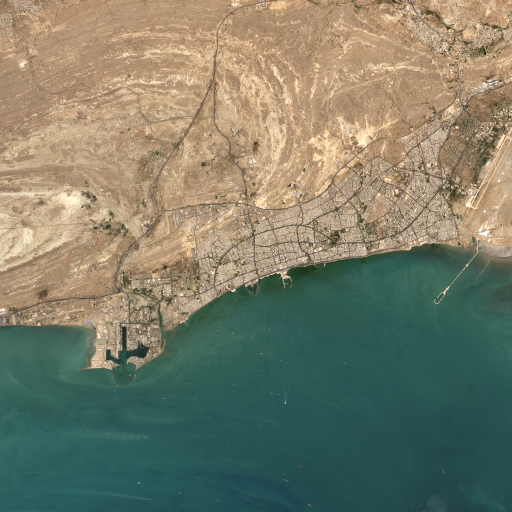
#> input picture docs/data/satellite/sentinel2/latest.png, 1024 x 1024 px (shown at 1/2 size)
$ python -i update_sentinel2.py   (imports and definitions only)
#> lines starting #> are read from the running program, lines starting #| are printed output that depends on the picture
#> further down, picture is the input picture: shape (1024, 1024, 3); mean B, G, R 105.4, 125.4, 122.6
#!/usr/bin/env python3
"""Build a two-date Sentinel-2 before/after record for the ME Security Monitor.

The script:
- accepts a location and coordinate-based area of interest;
- finds the nearest suitable Sentinel-2 L2A scene around an "after" date;
- finds a comparison scene a configurable number of days earlier;
- downloads true-colour PNGs for both scenes;
- preserves the current single-image dashboard contract through top-level image_url;
- performs cautious visual change detection on the generated RGB PNG pair;
- writes a red-overlay change map and a structured change_detection result;
- writes a richer before/after archive record for the comparison UI.

Required environment variables:
    SENTINELHUB_CLIENT_ID
    SENTINELHUB_CLIENT_SECRET

Optional environment variables:
    FIRMS_KEY

Required Python packages:
    numpy
    opencv-python-headless
    scikit-image
"""

from __future__ import annotations

import argparse
import csv
import json
import math
import os
import re
import sys
import urllib.error
import urllib.parse
import urllib.request
from datetime import date, datetime, time, timedelta, timezone
from pathlib import Path
from typing import Any

try:
    import cv2
    import numpy as np
    from skimage.metrics import structural_similarity
except ImportError as dependency_error:  # pragma: no cover - checked at runtime
    cv2 = None
    np = None
    structural_similarity = None
    IMAGE_PROCESSING_IMPORT_ERROR = dependency_error
else:
    IMAGE_PROCESSING_IMPORT_ERROR = None


ROOT_DIR = Path(__file__).resolve().parents[1]
DOCS_DIR = ROOT_DIR / "docs"
SATELLITE_DIR = DOCS_DIR / "data" / "satellite"
SENTINEL2_DIR = SATELLITE_DIR / "sentinel2"
SENTINEL2_HISTORY_DIR = SENTINEL2_DIR / "history"

METADATA_PATH = SATELLITE_DIR / "satellite-metadata.json"
LATEST_IMAGE_PATH = SENTINEL2_DIR / "latest.png"
LATEST_JSON_PATH = SENTINEL2_DIR / "latest.json"
INDEX_JSON_PATH = SENTINEL2_DIR / "index.json"
ARCHIVE_INDEX_PATH = SATELLITE_DIR / "archive-index.json"

# Scalable satellite data layout. The legacy archive remains available during
# migration so the current frontend keeps working.
LOCATIONS_INDEX_PATH = SATELLITE_DIR / "locations.json"
LOCATIONS_DIR = SATELLITE_DIR / "locations"

# IranStrike normalizer writes this file in the repository root/data folder.
IRANSTRIKE_DATA_PATH = ROOT_DIR / "data" / "iranstrike.json"

TOKEN_URL = (
    "https://identity.dataspace.copernicus.eu/auth/realms/CDSE/"
    "protocol/openid-connect/token"
)
PROCESS_API_URL = "https://sh.dataspace.copernicus.eu/api/v1/process"
CATALOG_API_URL = "https://sh.dataspace.copernicus.eu/catalog/v1/search"

WORKFLOW_VERSION = "4.0.1"
PROVIDER_NAME = "Sentinel Hub / Copernicus Data Space Ecosystem"
PRODUCT_NAME = "Sentinel-2 L2A True Color"
CHANGE_ENGINE_NAME = "ME Satellite Visual Change Detector"
CHANGE_ENGINE_VERSION = "2.0.0"
DATA_SCHEMA_VERSION = "2.0.0"

FIRMS_AREA_API_BASE = (
    "https://firms.modaps.eosdis.nasa.gov/api/area/csv"
)
FIRMS_SOURCES = (
    "VIIRS_SNPP_NRT",
    "VIIRS_NOAA20_NRT",
    "VIIRS_NOAA21_NRT",
)
FIRMS_DAY_RANGE = 5
FIRMS_NEARBY_DISTANCE_KM = 10.0

IRANSTRIKE_NEARBY_DISTANCE_KM = 10.0
THUMBNAIL_SIZE = 420
THUMBNAIL_WEBP_QUALITY = 78
LOCATION_INDEX_RECORD_LIMIT = 50

EVALSCRIPT_TRUE_COLOR = """
//VERSION=3
function setup() {
  return {
    input: ["B04", "B03", "B02", "dataMask"],
    output: { bands: 4 }
  };
}

function evaluatePixel(sample) {
  return [
    2.5 * sample.B04,
    2.5 * sample.B03,
    2.5 * sample.B02,
    sample.dataMask
  ];
}
"""


def utc_now() -> datetime:
    return datetime.now(timezone.utc).replace(microsecond=0)


def utc_now_iso() -> str:
    return utc_now().isoformat().replace("+00:00", "Z")


# [5 lines left out: function ensure_dirs, not called in this run]


def safe_coord(value: float) -> float:
    return round(float(value), 6)


# [30 lines left out: functions slugify, bbox_from_center, parse_iso_date, not called in this run]


def iso_z(value: datetime) -> str:
    return value.astimezone(timezone.utc).isoformat().replace("+00:00", "Z")


def day_start(value: date) -> datetime:
    return datetime.combine(value, time.min, tzinfo=timezone.utc)


def day_end(value: date) -> datetime:
    return datetime.combine(value, time.max, tzinfo=timezone.utc)


# [286 lines left out: functions get_env_secret, request_json, http_post_form, http_post_catalog_json, http_post_json_for_png, get_access_token and 8 more, not called in this run]


def docs_relative_url(path: Path) -> str:
    return path.relative_to(DOCS_DIR).as_posix()


# [217 lines left out: functions normalize_image_url, normalize_existing_record, save_comparison_images, require_image_processing_dependencies, load_png_bgra, write_webp_thumbnail and 2 more, not called in this run]


def apply_clahe_to_bgr(image: Any) -> Any:
    lab = cv2.cvtColor(image, cv2.COLOR_BGR2LAB)
#> lab: shape (1024, 1024, 3); mean of channels 0, 1, 2 132.1, 124.2, 138.8
    lightness, a_channel, b_channel = cv2.split(lab)
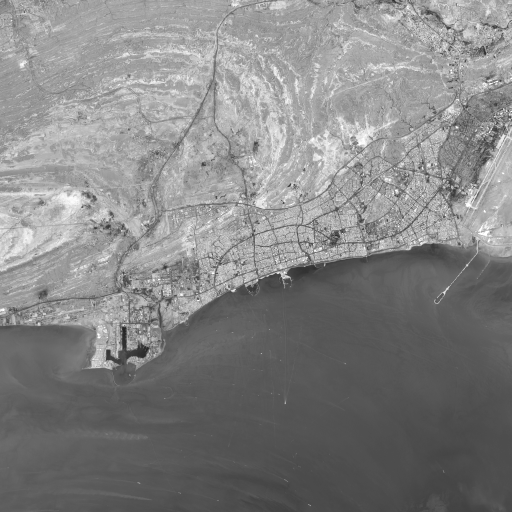
#> lightness: shape (1024, 1024) (shown at 1/2 size); min 35, max 255, mean 132.1
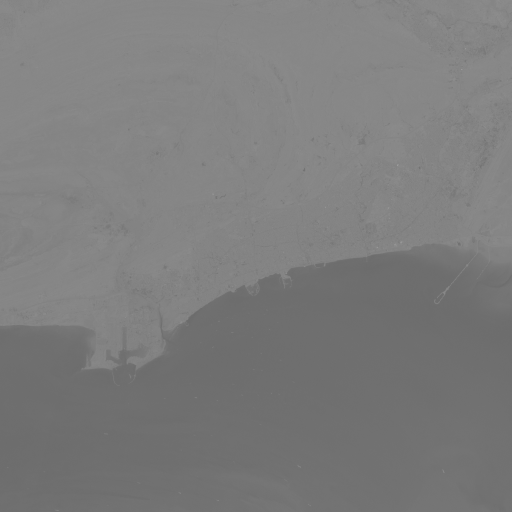
#> a_channel: shape (1024, 1024) (shown at 1/2 size); min 107, max 173, mean 124.2
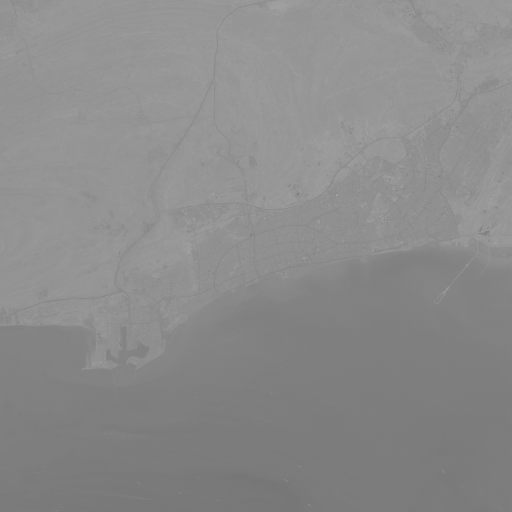
#> b_channel: shape (1024, 1024) (shown at 1/2 size); min 103, max 179, mean 138.8
    clahe = cv2.createCLAHE(clipLimit=2.0, tileGridSize=(8, 8))
    lightness = clahe.apply(lightness)
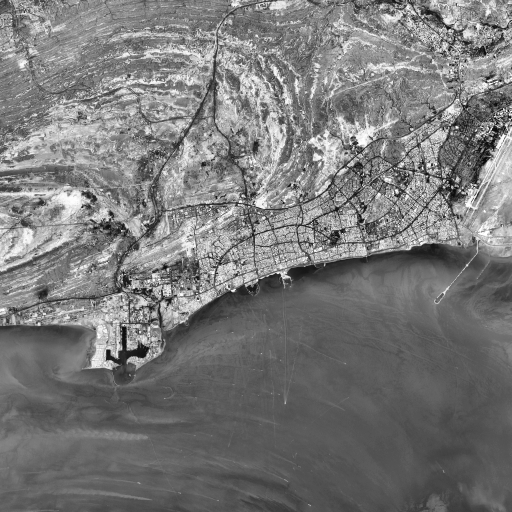
#> lightness: shape (1024, 1024) (shown at 1/2 size); min 5, max 255, mean 120.8
    return cv2.cvtColor(
        cv2.merge((lightness, a_channel, b_channel)),
        cv2.COLOR_LAB2BGR,
    )
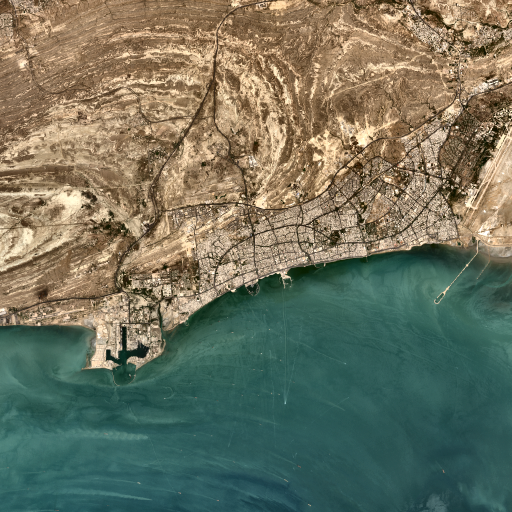
#> returned value: shape (1024, 1024, 3) (shown at 1/2 size); mean B, G, R 95.1, 114.7, 110.9


# [1531 lines left out: functions classify_change_level, classify_comparability, build_change_assessment, parse_optional_float, haversine_distance_km, normalize_firms_confidence and 22 more, not called in this run]


def write_latest_json(record: dict[str, Any]) -> None:
    write_json_atomic(LATEST_JSON_PATH, record)


# [320 lines left out: functions write_metadata, validate_args, parse_args, download_scene_image, main, not called in this run]


# [6 lines not run here, left out]

>>> import cv2
>>> picture = cv2.imread('../docs/data/satellite/sentinel2/latest.png')
>>> result = apply_clahe_to_bgr(picture)
